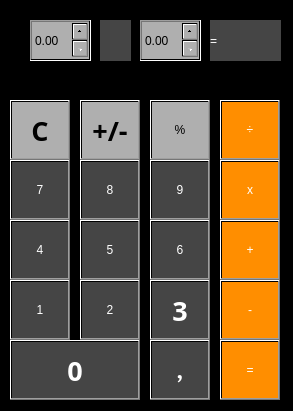
<?xml version="1.0" encoding="UTF-8"?>
<ui version="4.0">
 <class>Calculadora</class>
 <widget class="QDialog" name="Calculadora">
  <property name="geometry">
   <rect>
    <x>0</x>
    <y>0</y>
    <width>293</width>
    <height>411</height>
   </rect>
  </property>
  <property name="windowTitle">
   <string>Dialog</string>
  </property>
  <property name="styleSheet">
   <string notr="true">background-color: qlineargradient(spread:pad, x1:0, y1:0, x2:1, y2:1, stop:1 rgba(0, 0, 0, 255));</string>
  </property>
  <widget class="QPushButton" name="numero_0">
   <property name="geometry">
    <rect>
     <x>10</x>
     <y>340</y>
     <width>130</width>
     <height>60</height>
    </rect>
   </property>
   <property name="font">
    <font>
     <family>Candara</family>
     <pointsize>20</pointsize>
     <bold>true</bold>
    </font>
   </property>
   <property name="styleSheet">
    <string notr="true">background-color: qlineargradient(spread:pad, x1:0, y1:0, x2:1, y2:1, stop:0 rgba(69, 69, 69, 255));
color: rgb(255, 255, 255);
border-color: rgb(0, 0, 0);</string>
   </property>
   <property name="text">
    <string>0</string>
   </property>
  </widget>
  <widget class="QPushButton" name="numero_1">
   <property name="geometry">
    <rect>
     <x>10</x>
     <y>280</y>
     <width>60</width>
     <height>60</height>
    </rect>
   </property>
   <property name="styleSheet">
    <string notr="true">background-color: qlineargradient(spread:pad, x1:0, y1:0, x2:1, y2:1, stop:0 rgba(69, 69, 69, 255));
color: rgb(255, 255, 255);
font: 700 20pt &quot;Candara&quot;;</string>
   </property>
   <property name="text">
    <string>1</string>
   </property>
  </widget>
  <widget class="QPushButton" name="numero_2">
   <property name="geometry">
    <rect>
     <x>80</x>
     <y>280</y>
     <width>60</width>
     <height>60</height>
    </rect>
   </property>
   <property name="styleSheet">
    <string notr="true">background-color: qlineargradient(spread:pad, x1:0, y1:0, x2:1, y2:1, stop:0 rgba(69, 69, 69, 255));
color: rgb(255, 255, 255);
font: 700 20pt &quot;Candara&quot;;</string>
   </property>
   <property name="text">
    <string>2</string>
   </property>
  </widget>
  <widget class="QPushButton" name="numero_3">
   <property name="geometry">
    <rect>
     <x>150</x>
     <y>280</y>
     <width>60</width>
     <height>60</height>
    </rect>
   </property>
   <property name="font">
    <font>
     <family>Candara</family>
     <pointsize>20</pointsize>
     <italic>false</italic>
     <bold>true</bold>
    </font>
   </property>
   <property name="styleSheet">
    <string notr="true">background-color: qlineargradient(spread:pad, x1:0, y1:0, x2:1, y2:1, stop:0 rgba(69, 69, 69, 255));
color: rgb(255, 255, 255);
font: 700 20pt &quot;Candara&quot;;</string>
   </property>
   <property name="text">
    <string>3</string>
   </property>
  </widget>
  <widget class="QPushButton" name="numero_4">
   <property name="geometry">
    <rect>
     <x>10</x>
     <y>220</y>
     <width>60</width>
     <height>60</height>
    </rect>
   </property>
   <property name="styleSheet">
    <string notr="true">background-color: qlineargradient(spread:pad, x1:0, y1:0, x2:1, y2:1, stop:0 rgba(69, 69, 69, 255));
color: rgb(255, 255, 255);
font: 700 20pt &quot;Candara&quot;;</string>
   </property>
   <property name="text">
    <string>4</string>
   </property>
  </widget>
  <widget class="QPushButton" name="numero_5">
   <property name="geometry">
    <rect>
     <x>80</x>
     <y>220</y>
     <width>60</width>
     <height>60</height>
    </rect>
   </property>
   <property name="styleSheet">
    <string notr="true">background-color: qlineargradient(spread:pad, x1:0, y1:0, x2:1, y2:1, stop:0 rgba(69, 69, 69, 255));
color: rgb(255, 255, 255);
font: 700 20pt &quot;Candara&quot;;</string>
   </property>
   <property name="text">
    <string>5</string>
   </property>
  </widget>
  <widget class="QPushButton" name="numero_6">
   <property name="geometry">
    <rect>
     <x>150</x>
     <y>220</y>
     <width>60</width>
     <height>60</height>
    </rect>
   </property>
   <property name="styleSheet">
    <string notr="true">background-color: qlineargradient(spread:pad, x1:0, y1:0, x2:1, y2:1, stop:0 rgba(69, 69, 69, 255));
color: rgb(255, 255, 255);
font: 700 20pt &quot;Candara&quot;;</string>
   </property>
   <property name="text">
    <string>6</string>
   </property>
  </widget>
  <widget class="QPushButton" name="numero_7">
   <property name="geometry">
    <rect>
     <x>10</x>
     <y>160</y>
     <width>60</width>
     <height>60</height>
    </rect>
   </property>
   <property name="styleSheet">
    <string notr="true">background-color: qlineargradient(spread:pad, x1:0, y1:0, x2:1, y2:1, stop:0 rgba(69, 69, 69, 255));
color: rgb(255, 255, 255);
font: 700 20pt &quot;Candara&quot;;</string>
   </property>
   <property name="text">
    <string>7</string>
   </property>
  </widget>
  <widget class="QPushButton" name="numero_8">
   <property name="geometry">
    <rect>
     <x>80</x>
     <y>160</y>
     <width>60</width>
     <height>60</height>
    </rect>
   </property>
   <property name="styleSheet">
    <string notr="true">background-color: qlineargradient(spread:pad, x1:0, y1:0, x2:1, y2:1, stop:0 rgba(69, 69, 69, 255));
color: rgb(255, 255, 255);
font: 700 20pt &quot;Candara&quot;;</string>
   </property>
   <property name="text">
    <string>8</string>
   </property>
  </widget>
  <widget class="QPushButton" name="numero_9">
   <property name="geometry">
    <rect>
     <x>150</x>
     <y>160</y>
     <width>60</width>
     <height>60</height>
    </rect>
   </property>
   <property name="styleSheet">
    <string notr="true">background-color: qlineargradient(spread:pad, x1:0, y1:0, x2:1, y2:1, stop:0 rgba(69, 69, 69, 255));
color: rgb(255, 255, 255);
font: 700 20pt &quot;Candara&quot;;</string>
   </property>
   <property name="text">
    <string>9</string>
   </property>
  </widget>
  <widget class="QPushButton" name="coma">
   <property name="geometry">
    <rect>
     <x>150</x>
     <y>340</y>
     <width>60</width>
     <height>60</height>
    </rect>
   </property>
   <property name="font">
    <font>
     <family>Cambria</family>
     <pointsize>20</pointsize>
     <bold>true</bold>
    </font>
   </property>
   <property name="styleSheet">
    <string notr="true">background-color: qlineargradient(spread:pad, x1:0, y1:0, x2:1, y2:1, stop:0 rgba(69, 69, 69, 255));
color: rgb(255, 255, 255);</string>
   </property>
   <property name="text">
    <string>,</string>
   </property>
  </widget>
  <widget class="QPushButton" name="suma">
   <property name="geometry">
    <rect>
     <x>220</x>
     <y>220</y>
     <width>60</width>
     <height>60</height>
    </rect>
   </property>
   <property name="styleSheet">
    <string notr="true">background-color: qlineargradient(spread:pad, x1:0, y1:0, x2:1, y2:1, stop:1 rgba(255, 142, 0, 255));
font: 700 20pt &quot;Arial&quot;;
color: rgb(255, 255, 255);</string>
   </property>
   <property name="text">
    <string>+</string>
   </property>
  </widget>
  <widget class="QPushButton" name="division">
   <property name="geometry">
    <rect>
     <x>220</x>
     <y>100</y>
     <width>60</width>
     <height>60</height>
    </rect>
   </property>
   <property name="styleSheet">
    <string notr="true">background-color: qlineargradient(spread:pad, x1:0, y1:0, x2:1, y2:1, stop:1 rgba(255, 142, 0, 255));
font: 700 20pt &quot;Arial&quot;;
color: rgb(255, 255, 255);</string>
   </property>
   <property name="text">
    <string>÷</string>
   </property>
  </widget>
  <widget class="QPushButton" name="multiplicacion">
   <property name="geometry">
    <rect>
     <x>220</x>
     <y>160</y>
     <width>60</width>
     <height>60</height>
    </rect>
   </property>
   <property name="styleSheet">
    <string notr="true">background-color: qlineargradient(spread:pad, x1:0, y1:0, x2:1, y2:1, stop:1 rgba(255, 142, 0, 255));
font: 700 20pt &quot;Arial&quot;;
color: rgb(255, 255, 255);</string>
   </property>
   <property name="text">
    <string>x</string>
   </property>
  </widget>
  <widget class="QPushButton" name="resta">
   <property name="geometry">
    <rect>
     <x>220</x>
     <y>280</y>
     <width>60</width>
     <height>60</height>
    </rect>
   </property>
   <property name="styleSheet">
    <string notr="true">background-color: qlineargradient(spread:pad, x1:0, y1:0, x2:1, y2:1, stop:1 rgba(255, 142, 0, 255));
font: 700 20pt &quot;Arial&quot;;
color: rgb(255, 255, 255);</string>
   </property>
   <property name="text">
    <string>-</string>
   </property>
  </widget>
  <widget class="QPushButton" name="igual">
   <property name="geometry">
    <rect>
     <x>220</x>
     <y>340</y>
     <width>60</width>
     <height>60</height>
    </rect>
   </property>
   <property name="styleSheet">
    <string notr="true">background-color: qlineargradient(spread:pad, x1:0, y1:0, x2:1, y2:1, stop:1 rgba(255, 142, 0, 255));
font: 700 20pt &quot;Arial&quot;;
color: rgb(255, 255, 255);</string>
   </property>
   <property name="text">
    <string>=</string>
   </property>
  </widget>
  <widget class="QPushButton" name="signo">
   <property name="geometry">
    <rect>
     <x>80</x>
     <y>100</y>
     <width>60</width>
     <height>60</height>
    </rect>
   </property>
   <property name="font">
    <font>
     <family>Candara</family>
     <pointsize>20</pointsize>
     <bold>true</bold>
    </font>
   </property>
   <property name="styleSheet">
    <string notr="true">background-color: qlineargradient(spread:pad, x1:0, y1:0, x2:1, y2:1, stop:1 rgba(175, 175, 175, 255));</string>
   </property>
   <property name="text">
    <string>+/-</string>
   </property>
  </widget>
  <widget class="QPushButton" name="porcentaje">
   <property name="geometry">
    <rect>
     <x>150</x>
     <y>100</y>
     <width>60</width>
     <height>60</height>
    </rect>
   </property>
   <property name="styleSheet">
    <string notr="true">background-color: qlineargradient(spread:pad, x1:0, y1:0, x2:1, y2:1, stop:1 rgba(175, 175, 175, 255));
font: 700 20pt &quot;Candara&quot;;</string>
   </property>
   <property name="text">
    <string>%</string>
   </property>
  </widget>
  <widget class="QPushButton" name="borrar">
   <property name="geometry">
    <rect>
     <x>10</x>
     <y>100</y>
     <width>60</width>
     <height>60</height>
    </rect>
   </property>
   <property name="font">
    <font>
     <family>Candara</family>
     <pointsize>20</pointsize>
     <bold>true</bold>
    </font>
   </property>
   <property name="styleSheet">
    <string notr="true">background-color: qlineargradient(spread:pad, x1:0, y1:0, x2:1, y2:1, stop:1 rgba(175, 175, 175, 255));</string>
   </property>
   <property name="text">
    <string>C</string>
   </property>
  </widget>
  <widget class="QTextEdit" name="textEdit">
   <property name="geometry">
    <rect>
     <x>20</x>
     <y>10</y>
     <width>271</width>
     <height>71</height>
    </rect>
   </property>
  </widget>
  <widget class="QLabel" name="label">
   <property name="geometry">
    <rect>
     <x>100</x>
     <y>20</y>
     <width>31</width>
     <height>41</height>
    </rect>
   </property>
   <property name="font">
    <font>
     <family>Candara</family>
     <pointsize>20</pointsize>
     <italic>false</italic>
     <bold>true</bold>
    </font>
   </property>
   <property name="styleSheet">
    <string notr="true">background-color: qlineargradient(spread:pad, x1:0, y1:0, x2:1, y2:1, stop:0 rgba(69, 69, 69, 255));
font: 700 9pt &quot;Segoe UI&quot;;
color: rgb(255, 255, 255);
font: 700 20pt &quot;Candara&quot;;</string>
   </property>
   <property name="text">
    <string/>
   </property>
  </widget>
  <widget class="QDoubleSpinBox" name="n1">
   <property name="geometry">
    <rect>
     <x>30</x>
     <y>20</y>
     <width>61</width>
     <height>41</height>
    </rect>
   </property>
   <property name="styleSheet">
    <string notr="true">background-color: qlineargradient(spread:pad, x1:0, y1:0, x2:1, y2:1, stop:1 rgba(175, 175, 175, 255));</string>
   </property>
  </widget>
  <widget class="QDoubleSpinBox" name="n2">
   <property name="geometry">
    <rect>
     <x>140</x>
     <y>20</y>
     <width>61</width>
     <height>41</height>
    </rect>
   </property>
   <property name="styleSheet">
    <string notr="true">background-color: qlineargradient(spread:pad, x1:0, y1:0, x2:1, y2:1, stop:1 rgba(175, 175, 175, 255));</string>
   </property>
  </widget>
  <widget class="QLabel" name="respuesta">
   <property name="geometry">
    <rect>
     <x>230</x>
     <y>20</y>
     <width>51</width>
     <height>41</height>
    </rect>
   </property>
   <property name="styleSheet">
    <string notr="true">background-color: qlineargradient(spread:pad, x1:0, y1:0, x2:1, y2:1, stop:0 rgba(69, 69, 69, 255));
color: rgb(255, 255, 255);
font: 700 20pt &quot;Candara&quot;;</string>
   </property>
   <property name="text">
    <string/>
   </property>
  </widget>
  <widget class="QLabel" name="label_3">
   <property name="geometry">
    <rect>
     <x>210</x>
     <y>20</y>
     <width>21</width>
     <height>41</height>
    </rect>
   </property>
   <property name="styleSheet">
    <string notr="true">background-color: qlineargradient(spread:pad, x1:0, y1:0, x2:1, y2:1, stop:0 rgba(69, 69, 69, 255));
color: rgb(255, 255, 255);
font: 700 20pt &quot;Candara&quot;;</string>
   </property>
   <property name="text">
    <string>=</string>
   </property>
  </widget>
 </widget>
 <resources/>
 <connections/>
</ui>
